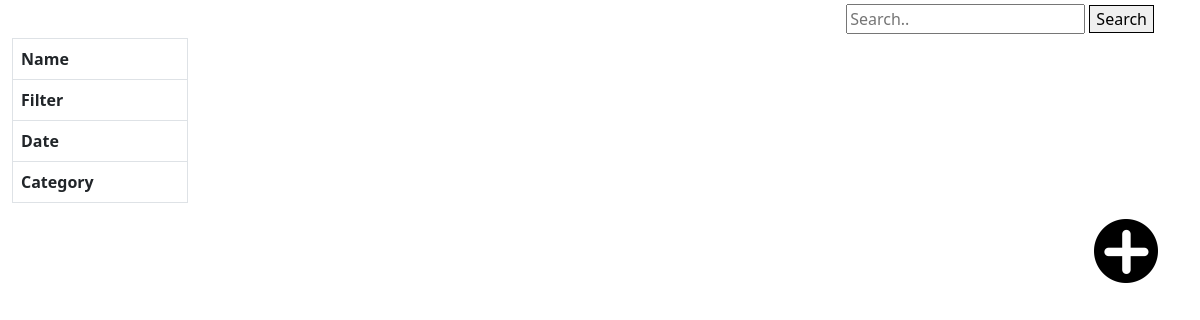
The app's page /, older data.
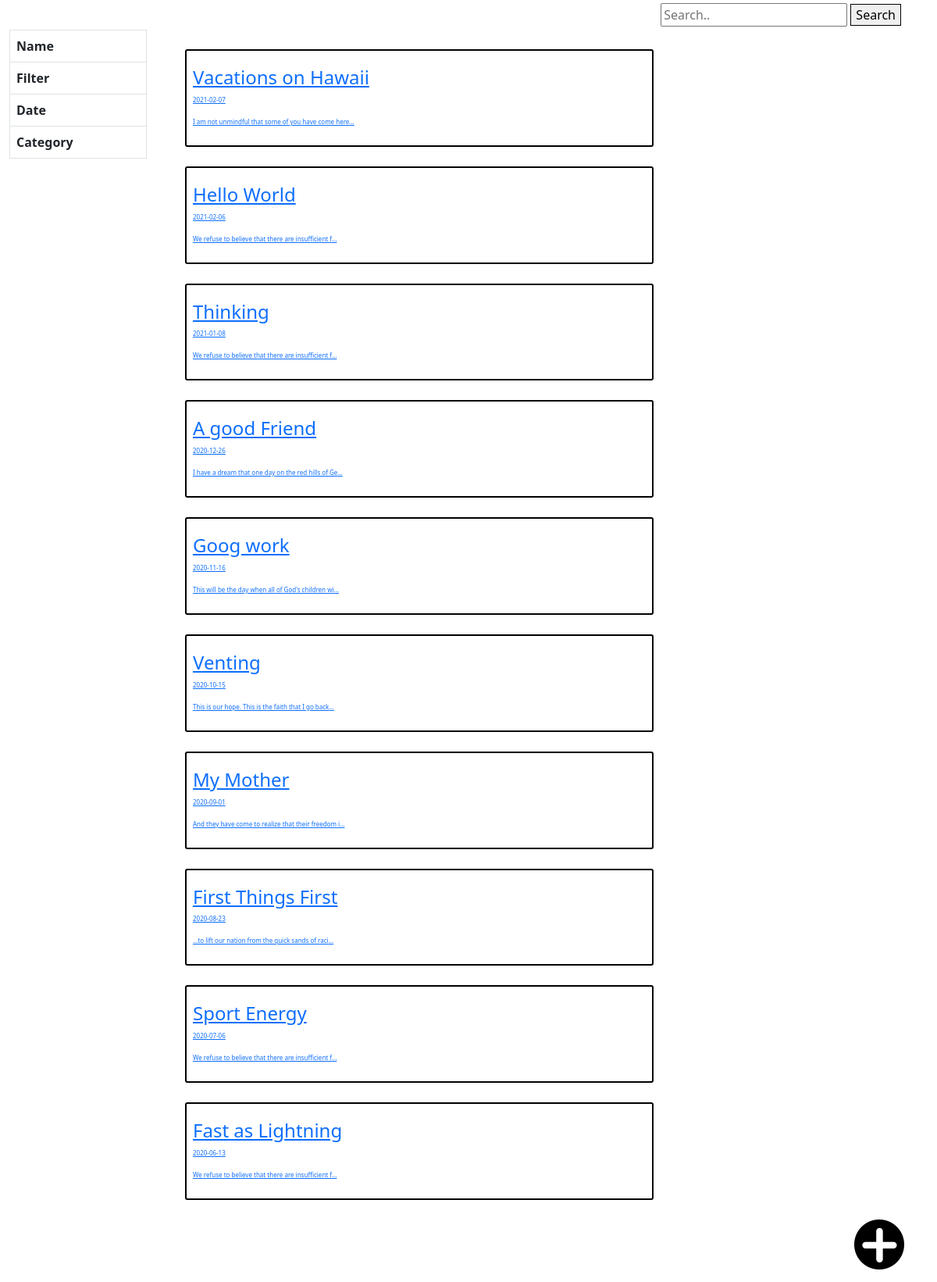
The same page, newer data.
### tables this page shows
CREATE TABLE entries (
  entryId int UNSIGNED NOT NULL AUTO_INCREMENT PRIMARY KEY,
  userId int UNSIGNED NOT NULL,
  entryTitle varchar(50) NOT NULL,
  entryText varchar(10000),
  enrtyPicture varchar(50),
  entryDate date NOT NULL,
  enrtyCategoryOne varchar(30),
  enrtyCategoryTwo varchar(30)
);

### model/home-model.php (called while the page is built)
<?php
function populate($userId){
      $db = journalConnect();
      $sql = 'SELECT entryId, entryTitle, entryText, entryDate, entryPicture, entryCategoryOne, entryCategoryTwo
          FROM entries
          WHERE userId = :userId
          ORDER BY entryDate DESC';
      $stmt = $db->prepare($sql);
      $stmt->bindValue(':userId', $userId, PDO::PARAM_STR);
      $stmt->execute();
      $entries = $stmt->fetchAll();
      return $entries ;
}
?>

### index.php (the view, shortened to what this page needs)
<?php
require_once 'model/home-model.php';
$entries = populate(1);
$entryBox="";
foreach($entries as $entry){
    $entryBox .= "<div class=\"journal-box\">";
    $entryBox .= "<a href=\"/Journal/model/read-entry.php?idValue=".$entry['entryId']."\">";
    $entryBox .= "<img src=\"".$entry['entryPicture']."\">";
    $entryBox .= "<h4>".$entry['entryTitle']."</h4>";
    $entryBox .= "<h5>".$entry['entryCategoryOne']."</h5>";
    $entryBox .= "<p>".$entry['entryDate']."</p>";
    $entryBox .= "<p>".substr($entry['entryText'],0,50)."...</p>";
    $entryBox .= "</a>";
    $entryBox .= "</div>";
}
switch ($action){
        default:
            include 'view/home-page.php';
}

### view/home-page.php (shortened to what this page needs)
<!DOCTYPE html>
<html lang="en">
<head>
    <link href="Hackathon-Journal/Content/style.css" rel="stylesheet" type="text/css" />
    <link href="../Hackathon-Journal/Content/bootstrap.min.css" rel="stylesheet" type="text/css" />
    <link href="https://cdn.jsdelivr.net/npm/bootstrap@5.0.0-beta1/dist/css/bootstrap.min.css" rel="stylesheet">
</head>
<body>
    <header>
        <div class="container">
            <div class="row">
                <div class="col-sm-2"></div>
                <div class="col-sm-10">
                    <div class="search-bar">
                        <form action="/action_page.php">
                            <input type="text" placeholder="Search.." name="search">
                            <button class="btn-search" type="submit" class="btn btn-default">Search</button>
                        </form>
                    </div>
                </div>
            </div>
        </div>
    </header>
    <main>
        <div class="container-fluid">
            <div class="row">
                <div class="col-sm-2">
                    <table class="table table-bordered">
                        <tr>
                            <th>
                                Name
                            </th>
                        </tr>
                        <tr>
                            <th>
                                Filter
                            </th>
                        </tr>
                        <tr>
                            <th>
                                Date
                            </th>
                        </tr>
                        <tr>
                            <th>
                                Category
                            </th>
                        </tr>
                    </table>
                </div>
                <div class="col-sm-10" id="parent-container">
                    <?php
                    echo($entryBox);
                    ?>
                </div>
            </div>
        </div>
    </main>
    <footer>
        <div class="container">
            <div class="row">
                <div class="col-sm-2"></div>
                <div class="col-sm-10">
                    <div class="entry-add">
                        <p><a href="view/create-entry.html"><img src="images/plus-button.png" alt="create-entry.html" width="64"/></a></p>
                    </div>
                </div>
            </div>
        </div>
    </footer>
</body>
</html>

### Hackathon-Journal/Content/style.css (style rules this page uses)
.btn-search { border: 1px solid black; }
.search-bar { text-align:right; padding:4px; }
.entry-add { text-align:right; }
.journal-box { padding: 8px; margin: 25px; font-size: .5em; border: 2px solid black; border-radius: 3px; max-width: 600px; }

Row changes from the older to the newer data that the page shows:
added entries: $entry['entryId'] 2 (drawn), entryTitle "Vacations on Hawaii", entryDate "2021-02-07", entryText "I am not unmindful that some of you have come here"
added entries: $entry['entryId'] 1 (drawn), entryTitle "Hello World", entryDate "2021-02-06", entryText "We refuse to believe that there are insufficient f"
added entries: $entry['entryId'] 3 (drawn), entryTitle "Thinking", entryDate "2021-01-08", entryText "We refuse to believe that there are insufficient f"
added entries: $entry['entryId'] 4 (drawn), entryTitle "A good Friend", entryDate "2020-12-26", entryText "I have a dream that one day on the red hills of Ge"
added entries: $entry['entryId'] 5 (drawn), entryTitle "Goog work", entryDate "2020-11-16", entryText "This will be the day when all of God's children wi"
added entries: $entry['entryId'] 6 (drawn), entryTitle "Venting", entryDate "2020-10-15", entryText "This is our hope. This is the faith that I go back"
added entries: $entry['entryId'] 7 (drawn), entryTitle "My Mother", entryDate "2020-09-01", entryText "And they have come to realize that their freedom i"
added entries: $entry['entryId'] 8 (drawn), entryTitle "First Things First", entryDate "2020-08-23", entryText "...to lift our nation from the quick sands of raci"
added entries: $entry['entryId'] 9 (drawn), entryTitle "Sport Energy", entryDate "2020-07-06", entryText "We refuse to believe that there are insufficient f"
added entries: $entry['entryId'] 10 (drawn), entryTitle "Fast as Lightning", entryDate "2020-06-13", entryText "We refuse to believe that there are insufficient f"
